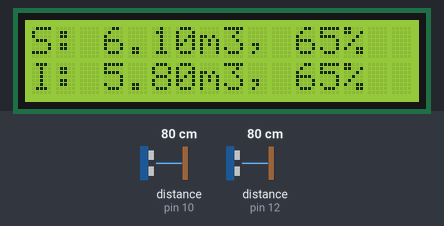
Recording of a sketch running on a simulated Arduino Uno, built with avr-gcc and run on an emulated ATmega328P. On the bench: 16×2 character LCD. Wiring (inferred from the names in the program): 2 × ultrasonic range finder: trigger pin 11, echo pin 10 / trigger pin 13, echo pin 12. The inputs (shaded band) are chosen by the test bench; at power-on: distance to the obstacle (sensors on pin 10, pin 12) 80 cm. The echo pulse lasts 58.3 µs per cm; what the sketch prints to the serial monitor is not drawn.

Above: at 1.2 s.
1.3 s: distance to the obstacle (sensor on pin 10) set to 2 cm
At 2.7 s:
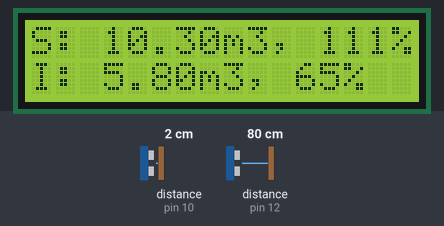
3.1 s: distance to the obstacle (sensor on pin 10) set to 9 cm
At 4.1 s:
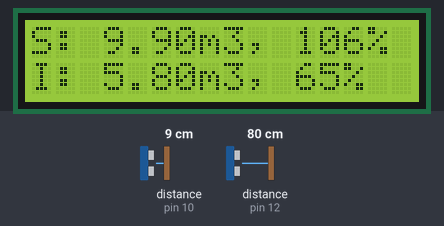
4.7 s: distance to the obstacle (sensor on pin 10) set to 35 cm
At 5.5 s:
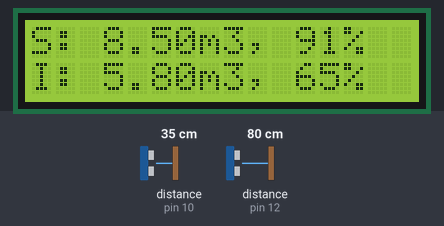
6.3 s: distance to the obstacle (sensor on pin 12) set to 2 cm
At 7.4 s:
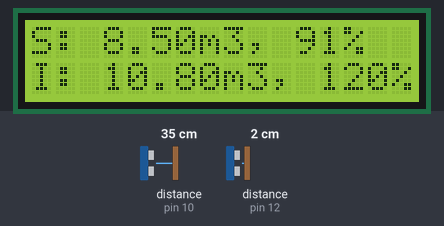
7.8 s: distance to the obstacle (sensor on pin 12) set to 18 cm
At 8.5 s:
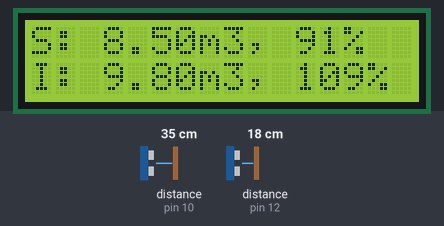
9.4 s: distance to the obstacle (sensor on pin 10) set to 4 cm
At 10.3 s:
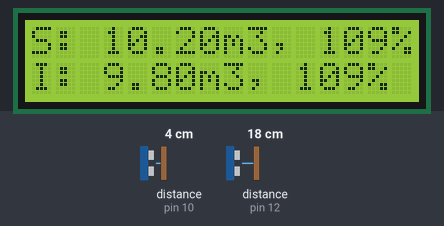
Timing chart, 0 to 12.4 s (numbered marks = the images above; inputs shaded):
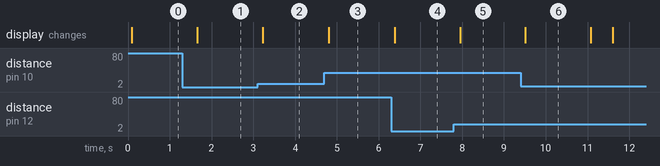

The sketch:

medidor_agua_v1.ino
```cpp
    /*
Programa para medir el nivel de agua en dos tanques usando el sensor SR-HR04 y reportarlo en un LCD
Program for measuring water level in a tank, using SR-HR04 and display it in a LCD

por/by  David Wong <dwonga@gmail.com>

    */
    #include <LiquidCrystal.h> // includes the LiquidCrystal Library
    #include <math.h>  //para el redondeo

    LiquidCrystal lcd(2, 3, 4, 5, 6, 7); // Creates an LCD object. Parameters: (rs, enable, d4, d5, d6, d7)
    // Connect panel using the standard lines.

    // Sensor 1, trigger pin 13 y echo pin 12.
    const int trigPin1 = 13;
    const int echoPin1 = 12;

    // Sensor 2, trigger pin 11 y echo pin 10.
    const int trigPin2 = 11;
    const int echoPin2 = 10;

    // dimensiones Tanque 1 (el que esta en la parte inferior) en metros.
    const float lengthBottomTankM = 3.2;
    const float widthBottomTankM = 2;
    const float deepBottomTankM = 1.7;
    const float volTotalBottomTankM3 = 8.96; // Restado 0.3 de distancia al sensor tanque inferior

    // dimensiones Tanque 2 (el que esta en la parte inferior) en mestros
    const float lengthUpTankM = 2.74;
    const float widthUpTankM = 2;
    const float deepUpTankM = 1.9;
    const float volTotalUpTankM3 = 9.32; // Restado 0.2 de distancia al sensor tanque superior

     long duration1;
    float deepBottomTankCm;


    long duration2;
    float deepUpTankCm;

    float volumeBottomTank;
    float volumeUpTank;

    float porcBottomTank;
    float porcUpTank;

    void setup() {
      lcd.begin(16,2); // Initializes the interface to the LCD screen, and specifies the dimensions (width and height) of the display
      pinMode(trigPin1, OUTPUT);
      pinMode(echoPin1, INPUT);
      pinMode(trigPin2, OUTPUT);
      pinMode(echoPin2, INPUT);
      Serial.begin (9600);
    }

    void loop() {
      // Trigger Lower tank
      digitalWrite(trigPin1, LOW);
      delayMicroseconds(2);
      digitalWrite(trigPin1, HIGH);
      delayMicroseconds(10);
      digitalWrite(trigPin1, LOW);
      duration1 = pulseIn(echoPin1, HIGH);
      deepBottomTankCm= duration1*0.034/2;

       // Trigger upper tank
      digitalWrite(trigPin2, LOW);
      delayMicroseconds(2);
      digitalWrite(trigPin2, HIGH);
      delayMicroseconds(10);
      digitalWrite(trigPin2, LOW);
      duration2 = pulseIn(echoPin2, HIGH);
      deepUpTankCm= duration2*0.034/2;

      if (deepBottomTankCm > 0 && deepUpTankCm > 0) {
        // Make calculations based on volume1 and volume2
          volumeBottomTank = lengthBottomTankM * widthBottomTankM * (deepBottomTankM - (float)deepBottomTankCm/100);

          porcBottomTank = (float)volumeBottomTank/(float)volTotalBottomTankM3 * 100;

          volumeBottomTank = round(volumeBottomTank*10);
          volumeBottomTank = volumeBottomTank/10;

          volumeUpTank = lengthUpTankM * widthUpTankM * (deepUpTankM - (float)deepUpTankCm/100);
          volumeUpTank = round(volumeUpTank*10);
          volumeUpTank = volumeUpTank/10;
          porcUpTank = (float)volumeUpTank / volTotalUpTankM3 * 100;

          Serial.println("cmBottom," + String(deepBottomTankCm) + "; cmUp," + String(deepUpTankCm));


        // Show information on LCD
        lcd.setCursor(0,0); // Sets the location at which subsequent text written to the LCD will be displayed
        lcd.println("S: " + String(volumeUpTank) + "m3, "+ String(round(porcUpTank)) + "%       "); // Prints string "Distance" on the LCD
       //lcd.println("DistaCm: " + String(deepUpTankCm) + "      ");

        delay(10);

        lcd.setCursor(0,1);
        lcd.println("I: " + String(volumeBottomTank) + "m3, "+ String(round(porcBottomTank)) + "%       ");
      // lcd.println("DistCm: " + String(deepBottomTankCm) + "          ");

      }
      delay(500);
    }
```

Measured:
- after the input at 1.3 s, the display: changes after 0.36 s (image 1)
- after the input at 3.1 s, the display: changes after 0.13 s (image 2)
- after the input at 4.7 s, the display: changes after 0.10 s (image 3)
- after the input at 6.3 s, the display: changes after 0.09 s (image 4)
- after the input at 7.8 s, the display: changes after 0.15 s (image 5)
- after the input at 9.4 s, the display: changes after 0.10 s (image 6)
- what the display in image 6 shows lasts 1.6 s, from 9.5 s to 11.1 s
